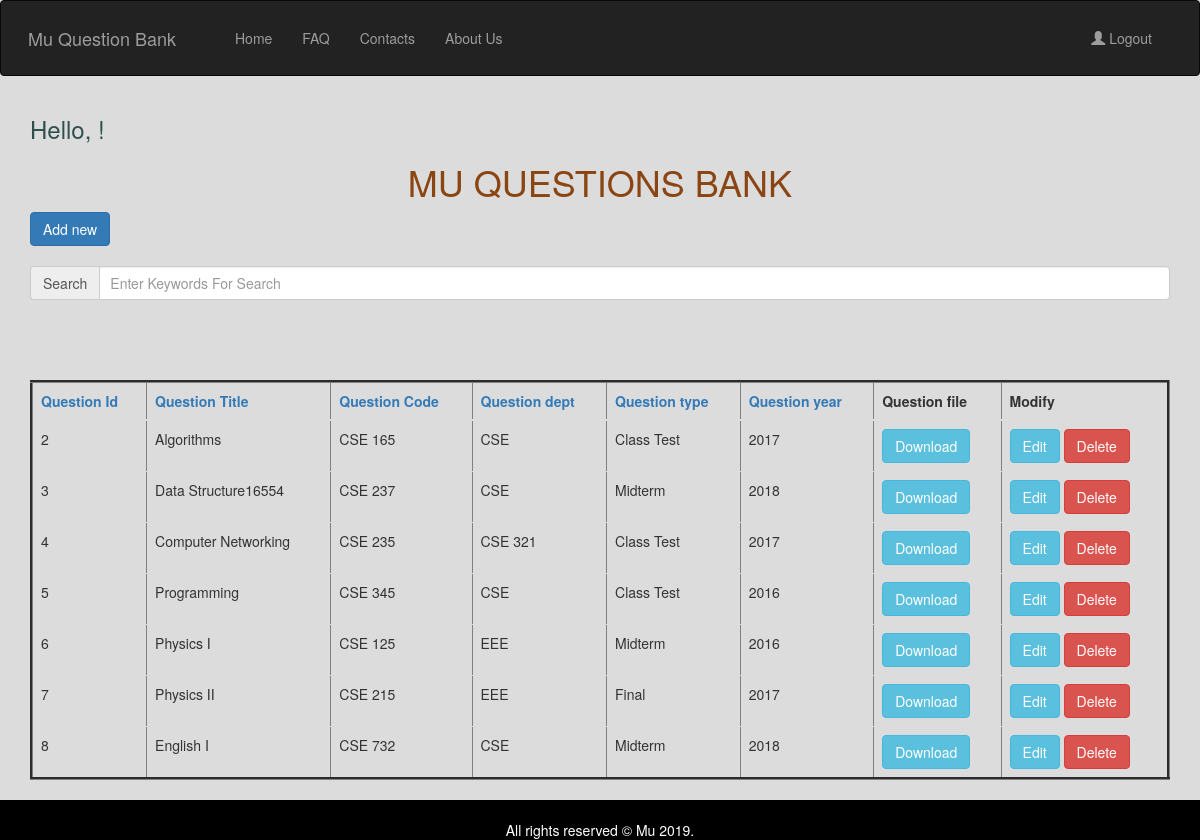
Screenshot of /index.php/admin with the database file from the repository.
### tables this page shows
CREATE TABLE `question_info` (
  `q_id` int(12) NOT NULL,
  `q_year` year(4) NOT NULL,
  `q_type` varchar(120) NOT NULL,
  `q_code` varchar(120) NOT NULL,
  `q_title` varchar(225) NOT NULL,
  `q_dept` varchar(120) NOT NULL,
  `q_file` varchar(250) DEFAULT NULL
);

### application/controllers/admin.php (called while the page is built, shortened)
<?php
class admin extends CI_Controller {
  	 public function __construct()
  	 {
      $this->load->model('question_model','qmodel');
  	 }
   public function index()
  {
    $data['questionInfo']=$this->qmodel->getQuestion();
    $this->load->view('admin_profile',$data);
  }
 }
?>

### index.php (called while the page is built, shortened)
<?php
require_once BASEPATH.'core/CodeIgniter.php';

### application/models/question_model.php (called while the page is built, shortened)
<?php
class question_model extends CI_Model {
	public function getQuestion()
	{
		$query=$this->db->get('question_info');
		if($query->num_rows() > 0)
		{
			$this->db->order_by('q_id','DESC');
			return $query->result();
		}else{
			return false;
		}
	}
}

### application/views/admin_profile.php (the view, shortened to what this page needs)
<!doctype html>
<html lang="en">
  <head>
   <link rel="stylesheet" href="https://maxcdn.bootstrapcdn.com/bootstrap/3.4.0/css/bootstrap.min.css">
</head>
<body>
  <header class="header-transparent" id="header-main">
            <nav class="navbar navbar-inverse">
              <div class="container-fluid">
                <div class="navbar-header">
                  <a class="navbar-brand" href="<?php echo base_url();?>home/mu_index">Mu Question Bank</a>
                </div>
                <ul class="nav navbar-nav ">
                  <li ><a href="<?php echo base_url();?>home/mu_index">Home</a></li>
                  <li ><a href="<?php echo base_url();?>home/faq">FAQ</a></li>
                  <li><a href="<?php echo base_url();?>home/contacts">Contacts</a></li>
                  <li><a href="<?php echo base_url();?>home/aboutUs">About Us</a></li>
                </ul>
                <ul class="nav navbar-nav navbar-right" >
                <li><a href="<?php echo base_url(); ?>home/logout"><span class="glyphicon glyphicon-user"></span> Logout</a></li>
              </ul>
              </div>
            </nav>
</header>
<div class="container">
     <h3 align="left" style="color: #2F4F4F;">   Hello, <?php echo $_SESSION['username'].'!'; ?> </h3>
     <center><h1 style="color: #8B4513;">MU QUESTIONS BANK</h1></center>
   <a class="btn btn-primary" href="<?php echo base_url();?>home/add"> Add new</a>
   <br> <br>
     <div class="form-group">
      <div class="input-group">
      <span class="input-group-addon ">Search</span>
        <input type="text" name="search" id="search" placeholder="Enter Keywords For Search" class="form-control">
      </div>
     </div>
    <br>
    <div id="result">
    </div>
   <br>
    <table class="table" border="3px">
    <thead>
      <tr>
        <th><a href="<?php echo base_url('home/searchOrderById'); ?>">Question Id</th>
        <th><a href="<?php echo base_url('home/searchOrderByTitle'); ?>">Question Title</th>
        <th><a href="<?php echo base_url('home/searchOrderByCode'); ?>">Question Code</th>
        <th><a href="<?php echo base_url('home/searchOrderByDept'); ?>">Question dept</th>
        <th><a href="<?php echo base_url('home/searchOrderByType'); ?>">Question type</th>
        <th><a href="<?php echo base_url('home/searchOrderByYear'); ?>">Question year</th>
        <th>Question file</th>
        <th>Modify</th>
      </tr>
    </thead>
    <tbody>
      <?php
        if($questionInfo){
          foreach ($questionInfo as $qtn) {
      ?>
      <tr>
        <td><?php echo $qtn->q_id; ?></td>
        <td><?php echo $qtn->q_title; ?></td>
        <td><?php echo $qtn->q_code; ?></td>
        <td><?php echo $qtn->q_dept; ?></td>
        <td><?php echo $qtn->q_type; ?></td>
        <td><?php echo $qtn->q_year; ?></td>
        <td><a class="btn btn-info" href="<?php echo base_url('home/download/'.$qtn->q_id); ?>"> Download</a></td>
        <td> <a class="btn btn-info" href="<?php echo base_url('home/edit/'.$qtn->q_id); ?>"> Edit</a>
             <a class="btn btn-danger" href="<?php echo base_url('home/delete/'.$qtn->q_id); ?>" onclick="return confirm('Do you want to delete this record?');"> Delete</a>
        </td>
      </tr>
      <?php
    }
      }
      ?>
    </tbody>
  </table>
</div><br><br>
 <div class="footer">
 <br>
  <div class="container">All rights reserved © Mu 2019.
   <br>
   </div>
</div>
</body>
</html>

### application/views/admin_profile.php (style rules this page uses)
.navbar-nav { padding: 12px; margin-left: 5px; }
.navbar-header { padding: 12px; margin-left: 2px; text-decoration-color: white; }
.navbar-right { padding: 12px; margin-right: 5px; }
.footer { position: fixed; left: 0; bottom: 0; width: 100%; background-color: black; color: white; text-align: center; }
#search { padding-left: 10px; padding-right: 10px; }
#result { padding-left: 25px; padding-right: 25px; padding-top: 25px; }
body { background: #DCDCDC; }

### rows the page displays
question_info: q_id "2", q_title "Algorithms", q_code "CSE 165", q_dept "CSE", q_type "Class Test", q_year "2017"
question_info: q_id "3", q_title "Data Structure16554", q_code "CSE 237", q_dept "CSE", q_type "Midterm", q_year "2018"
question_info: q_id "4", q_title "Computer Networking", q_code "CSE 235", q_dept "CSE 321", q_type "Class Test", q_year "2017"
question_info: q_id "5", q_title "Programming", q_code "CSE 345", q_dept "CSE", q_type "Class Test", q_year "2016"
question_info: q_id "6", q_title "Physics I", q_code "CSE 125", q_dept "EEE", q_type "Midterm", q_year "2016"
question_info: q_id "7", q_title "Physics II", q_code "CSE 215", q_dept "EEE", q_type "Final", q_year "2017"
question_info: q_id "8", q_title "English I", q_code "CSE 732", q_dept "CSE", q_type "Midterm", q_year "2018"
